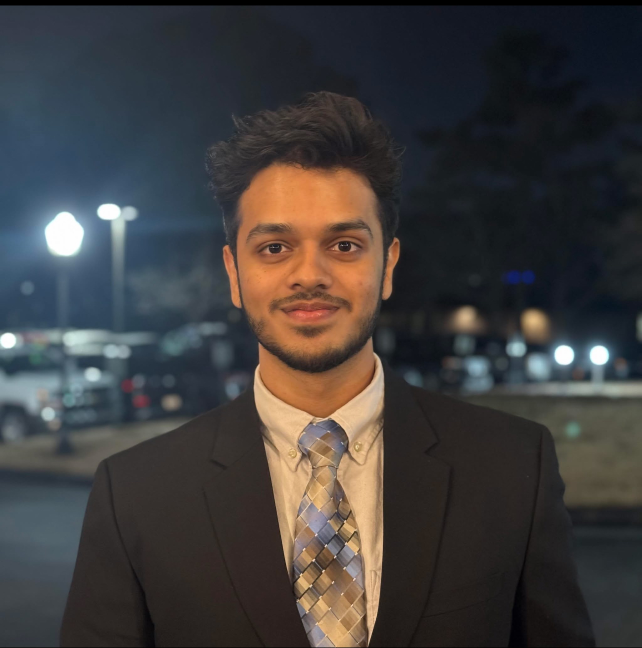
#> input picture server/attached_assets/IMG_2558_1763420583456.jpg, 1284 x 1296 px, given in place of h264Preview_01_main, which was not available (shown at 1/2 size)
$ python visualize_thresholds.py   (older library calls are emulated)
#> lines starting #> are read from the running program, lines starting #| are printed output that depends on the picture; after the words box and inside, x2 and y2 are one past the last pixel; in counts of white or black regions, pixels touching at a corner belong together; pictures that were not available may be replaced by others from this repository, and a replacement may not be noted
#> in main, frame is the input picture: shape (1296, 1284, 3); mean B, G, R 61.3, 61.7, 64.1
#| Original resolution: 1284x1296
#!/usr/bin/env python3
"""
Threshold Visualization Tool

Captures a frame from the camera and draws fixed-size boxes to help
visualize what different pixel sizes look like, and measures brightness/sharpness
at different locations in the image.

NO face detection - just draws boxes of known sizes and measures metrics.

Usage:
    python visualize_thresholds.py

Output:
    - size_boxes.jpg: Shows boxes of different pixel sizes (50, 70, 100, 130px)
    - brightness_samples.jpg: Shows brightness values at 4-5 locations
    - sharpness_samples.jpg: Shows sharpness values at 4-5 locations
"""

import cv2
import numpy as np
import os
import sys
from datetime import datetime

# Add parent directory to path for imports
sys.path.insert(0, os.path.dirname(os.path.dirname(os.path.abspath(__file__))))

import config as cfg

# =============================================================================
# CONFIGURATION
# =============================================================================

RTSP_URL = cfg.RTSP_URL
TARGET_WIDTH = cfg.TARGET_WIDTH
OUTPUT_DIR = os.path.join(os.path.dirname(__file__), "output")

# Cropping values (same as visitor_counter.py)
CROP_LEFT = 0.30
CROP_RIGHT = 0.30
CROP_TOP = 0.10
CROP_BOTTOM = 0.30

# Box sizes to visualize (in pixels)
BOX_SIZES = [50, 70, 100, 130, 150]

# Medium box size for brightness/sharpness sampling
SAMPLE_BOX_SIZE = 80

# =============================================================================
# HELPERS
# =============================================================================

def crop_frame(frame, crop_left=0.30, crop_right=0.30, crop_top=0.10, crop_bottom=0.30):
    """Crop frame to remove edges."""
#> called with crop_left = 0.3, crop_right = 0.3, crop_top = 0.1, crop_bottom = 0.3
    h, w = frame.shape[:2]
    x1 = int(w * crop_left)
    x2 = int(w * (1 - crop_right))
    y1 = int(h * crop_top)
    y2 = int(h * (1 - crop_bottom))
    return frame[y1:y2, x1:x2]
#| After crop (30%L/R, 10%T, 30%B): 513x778


def resize_frame(frame, target_width):
    """Resize frame maintaining aspect ratio."""
#> called with target_width = 1280
    h, w = frame.shape[:2]
    scale = target_width / w
    new_h = int(h * scale)
    return cv2.resize(frame, (target_width, new_h))
#> returned value: shape (1941, 1280, 3)
#| After resize: 1280x1941


def compute_sharpness(roi):
    """Compute Laplacian variance (sharpness)."""
    if roi.size == 0:
        return 0
    gray = cv2.cvtColor(roi, cv2.COLOR_BGR2GRAY) if len(roi.shape) == 3 else roi
    laplacian = cv2.Laplacian(gray, cv2.CV_64F)
    return laplacian.var()


def compute_brightness(roi):
    """Compute mean brightness."""
    if roi.size == 0:
        return 0
    gray = cv2.cvtColor(roi, cv2.COLOR_BGR2GRAY) if len(roi.shape) == 3 else roi
    return np.mean(gray)


def compute_contrast(roi):
    """Compute contrast (std dev)."""
    if roi.size == 0:
        return 0
    gray = cv2.cvtColor(roi, cv2.COLOR_BGR2GRAY) if len(roi.shape) == 3 else roi
    return np.std(gray)


def create_size_visualization(frame, output_path):
    """
    Draw boxes of different sizes in the center of the frame
    so you can see what 50px, 70px, 100px, etc. actually look like.
    """
    vis = frame.copy()
    h, w = frame.shape[:2]

    # Center of frame
    cx, cy = w // 2, h // 2

    # Colors for each size (rainbow-ish)
    colors = [
        (0, 0, 255),    # Red - 50px
        (0, 165, 255),  # Orange - 70px
        (0, 255, 255),  # Yellow - 100px
        (0, 255, 0),    # Green - 130px
        (255, 0, 0),    # Blue - 150px
    ]

    # Draw boxes centered, largest first (so smaller ones are visible on top)
    for i, size in enumerate(reversed(BOX_SIZES)):
        color = colors[len(BOX_SIZES) - 1 - i]
        x1 = cx - size // 2
        y1 = cy - size // 2
        x2 = cx + size // 2
        y2 = cy + size // 2

        cv2.rectangle(vis, (x1, y1), (x2, y2), color, 2)
#> vis: shape (1941, 1280, 3); mean B, G, R 59.1, 70.3, 90.1

    # Add legend on the side
    legend_x = 20
    legend_y = 50
    cv2.putText(vis, "Box Sizes:", (legend_x, legend_y),
               cv2.FONT_HERSHEY_SIMPLEX, 0.8, (255, 255, 255), 2)
#> vis: shape (1941, 1280, 3); mean B, G, R 59.1, 70.4, 90.2

    for i, size in enumerate(BOX_SIZES):
        color = colors[i]
        y = legend_y + 35 + i * 30
        cv2.rectangle(vis, (legend_x, y - 15), (legend_x + 20, y + 5), color, -1)
        cv2.putText(vis, f"{size}x{size} px", (legend_x + 30, y),
                   cv2.FONT_HERSHEY_SIMPLEX, 0.6, (255, 255, 255), 2)
#> vis: shape (1941, 1280, 3); mean B, G, R 59.4, 70.7, 90.6

    # Add title
    cv2.putText(vis, "Face Size Reference (centered boxes)", (w // 2 - 200, 30),
               cv2.FONT_HERSHEY_SIMPLEX, 0.8, (255, 255, 255), 2)
#> vis: shape (1941, 1280, 3); mean B, G, R 59.7, 71, 90.9

    cv2.imwrite(output_path, vis)
    print(f"  Saved: {output_path}")
    return vis


def create_brightness_visualization(frame, output_path):
    """
    Draw medium-sized boxes at 4-5 different locations and show
    the brightness value at each location.
    """
    vis = frame.copy()
    h, w = frame.shape[:2]
    box_size = SAMPLE_BOX_SIZE

    # Sample locations (spread across the frame)
    locations = [
        (w // 4, h // 4, "Top-Left"),
        (3 * w // 4, h // 4, "Top-Right"),
        (w // 2, h // 2, "Center"),
        (w // 4, 3 * h // 4, "Bottom-Left"),
        (3 * w // 4, 3 * h // 4, "Bottom-Right"),
    ]

    # Colors
    colors = [
        (255, 100, 100),  # Light blue
        (100, 255, 100),  # Light green
        (100, 100, 255),  # Light red
        (255, 255, 100),  # Cyan
        (255, 100, 255),  # Magenta
    ]

    for i, (cx, cy, label) in enumerate(locations):
        x1 = cx - box_size // 2
        y1 = cy - box_size // 2
        x2 = cx + box_size // 2
        y2 = cy + box_size // 2

        # Clamp to frame bounds
        x1, y1 = max(0, x1), max(0, y1)
        x2, y2 = min(w, x2), min(h, y2)

        # Extract ROI and compute brightness
        roi = frame[y1:y2, x1:x2]
        brightness = compute_brightness(roi)

        # Draw box
        color = colors[i]
        cv2.rectangle(vis, (x1, y1), (x2, y2), color, 2)

        # Draw label with brightness value
        text = f"{label}: {brightness:.1f}"
        cv2.putText(vis, text, (x1, y1 - 10),
                   cv2.FONT_HERSHEY_SIMPLEX, 0.5, color, 2)
#> this loop made 5 passes
#> (brightness, text) on passes 1 to 5: (47.06, 'Top-Left: 47.1'), (37.21, 'Top-Right: 37.2'), (125, 'Center: 125.0'), (76.69, 'Bottom-Left: 76.7'), (52.79, 'Bottom-Right: 52.8')
#> pass 1, in create_brightness_visualization, `roi = frame[y1:y2, x1:x2]`:
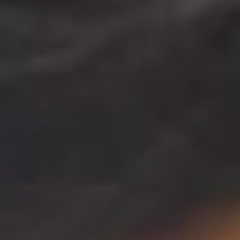
#> roi: shape (80, 80, 3) (shown 3 times larger); mean B, G, R 46.8, 45.6, 50.3
#> after the loop:
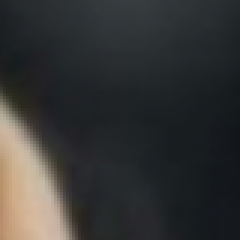
#> roi: shape (80, 80, 3) (shown 3 times larger); mean B, G, R 52.4, 52.9, 52.5

    # Add title and legend
    cv2.putText(vis, f"Brightness Samples ({box_size}x{box_size}px boxes)", (20, 30),
               cv2.FONT_HERSHEY_SIMPLEX, 0.8, (255, 255, 255), 2)
#> vis: shape (1941, 1280, 3); mean B, G, R 59.9, 70.9, 90.9

    # Add threshold reference
    thresholds = cfg.QUALITY_THRESHOLDS['brightness']
    cv2.putText(vis, f"Thresholds: critical={thresholds['critical_low']}-{thresholds['critical_high']}, good={thresholds['good_low']}-{thresholds['good_high']}",
               (20, h - 20), cv2.FONT_HERSHEY_SIMPLEX, 0.5, (200, 200, 200), 1)
#> vis: shape (1941, 1280, 3); mean B, G, R 59.9, 70.9, 91

    cv2.imwrite(output_path, vis)
    print(f"  Saved: {output_path}")
    return vis


def create_sharpness_visualization(frame, output_path):
    """
    Draw medium-sized boxes at 4-5 different locations and show
    the sharpness (Laplacian variance) at each location.
    """
    vis = frame.copy()
    h, w = frame.shape[:2]
    box_size = SAMPLE_BOX_SIZE

    # Sample locations (spread across the frame)
    locations = [
        (w // 4, h // 4, "Top-Left"),
        (3 * w // 4, h // 4, "Top-Right"),
        (w // 2, h // 2, "Center"),
        (w // 4, 3 * h // 4, "Bottom-Left"),
        (3 * w // 4, 3 * h // 4, "Bottom-Right"),
    ]

    # Colors
    colors = [
        (255, 100, 100),  # Light blue
        (100, 255, 100),  # Light green
        (100, 100, 255),  # Light red
        (255, 255, 100),  # Cyan
        (255, 100, 255),  # Magenta
    ]

    for i, (cx, cy, label) in enumerate(locations):
        x1 = cx - box_size // 2
        y1 = cy - box_size // 2
        x2 = cx + box_size // 2
        y2 = cy + box_size // 2

        # Clamp to frame bounds
        x1, y1 = max(0, x1), max(0, y1)
        x2, y2 = min(w, x2), min(h, y2)

        # Extract ROI and compute sharpness
        roi = frame[y1:y2, x1:x2]
        sharpness = compute_sharpness(roi)

        # Draw box
        color = colors[i]
        cv2.rectangle(vis, (x1, y1), (x2, y2), color, 2)

        # Draw label with sharpness value
        text = f"{label}: {sharpness:.1f}"
        cv2.putText(vis, text, (x1, y1 - 10),
                   cv2.FONT_HERSHEY_SIMPLEX, 0.5, color, 2)
#> this loop made 5 passes
#> (sharpness, text) on passes 1 to 5: (3.05, 'Top-Left: 3.1'), (2.28, 'Top-Right: 2.3'), (2.63, 'Center: 2.6'), (6.09, 'Bottom-Left: 6.1'), (8.75, 'Bottom-Right: 8.8')
#> pass 1, in compute_sharpness, `laplacian = cv2.Laplacian(gray, cv2.CV_64F)`:
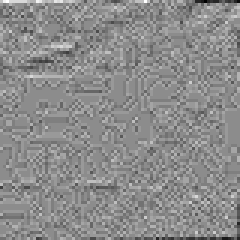
#> laplacian: shape (80, 80) float64 (shown 3 times larger); min -11, max 9, mean -0.0192; drawn with min black and max white
#> pass 2, in compute_sharpness (call 2), `laplacian = cv2.Laplacian(gray, cv2.CV_64F)`:
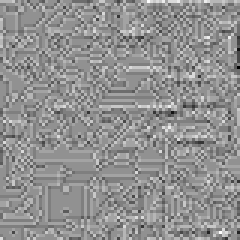
#> laplacian: shape (80, 80) float64 (shown 3 times larger); min -8, max 6, mean -0.000625; drawn with min black and max white
#> pass 3, in compute_sharpness (call 3), `gray = cv2.cvtColor(roi, cv2.COLOR_BGR2GRAY) if len(roi.shape) == 3 el..`:
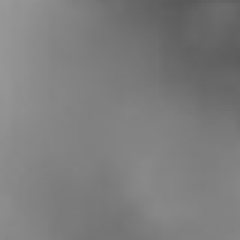
#> gray: shape (80, 80) (shown 3 times larger); min 90, max 152, mean 125

    # Add title
    cv2.putText(vis, f"Sharpness Samples ({box_size}x{box_size}px boxes)", (20, 30),
               cv2.FONT_HERSHEY_SIMPLEX, 0.8, (255, 255, 255), 2)
#> vis: shape (1941, 1280, 3); mean B, G, R 59.8, 70.9, 90.9

    # Add threshold reference
    thresholds = cfg.QUALITY_THRESHOLDS['sharpness']
    cv2.putText(vis, f"Thresholds: critical={thresholds['critical']}, good={thresholds['good']}",
               (20, h - 20), cv2.FONT_HERSHEY_SIMPLEX, 0.5, (200, 200, 200), 1)
#> vis: shape (1941, 1280, 3); mean B, G, R 59.9, 70.9, 90.9

    cv2.imwrite(output_path, vis)
    print(f"  Saved: {output_path}")
    return vis


def create_contrast_visualization(frame, output_path):
    """
    Draw medium-sized boxes at 4-5 different locations and show
    the contrast (std dev) at each location.
    """
    vis = frame.copy()
    h, w = frame.shape[:2]
    box_size = SAMPLE_BOX_SIZE

    # Sample locations (spread across the frame)
    locations = [
        (w // 4, h // 4, "Top-Left"),
        (3 * w // 4, h // 4, "Top-Right"),
        (w // 2, h // 2, "Center"),
        (w // 4, 3 * h // 4, "Bottom-Left"),
        (3 * w // 4, 3 * h // 4, "Bottom-Right"),
    ]

    # Colors
    colors = [
        (255, 100, 100),  # Light blue
        (100, 255, 100),  # Light green
        (100, 100, 255),  # Light red
        (255, 255, 100),  # Cyan
        (255, 100, 255),  # Magenta
    ]

    for i, (cx, cy, label) in enumerate(locations):
        x1 = cx - box_size // 2
        y1 = cy - box_size // 2
        x2 = cx + box_size // 2
        y2 = cy + box_size // 2

        # Clamp to frame bounds
        x1, y1 = max(0, x1), max(0, y1)
        x2, y2 = min(w, x2), min(h, y2)

        # Extract ROI and compute contrast
        roi = frame[y1:y2, x1:x2]
        contrast = compute_contrast(roi)

        # Draw box
        color = colors[i]
        cv2.rectangle(vis, (x1, y1), (x2, y2), color, 2)

        # Draw label with contrast value
        text = f"{label}: {contrast:.1f}"
        cv2.putText(vis, text, (x1, y1 - 10),
                   cv2.FONT_HERSHEY_SIMPLEX, 0.5, color, 2)
#> this loop made 5 passes
#> (contrast, text) on passes 1 to 5: (5.64, 'Top-Left: 5.6'), (3.63, 'Top-Right: 3.6'), (12.31, 'Center: 12.3'), (43.73, 'Bottom-Left: 43.7'), (43.64, 'Bottom-Right: 43.6')
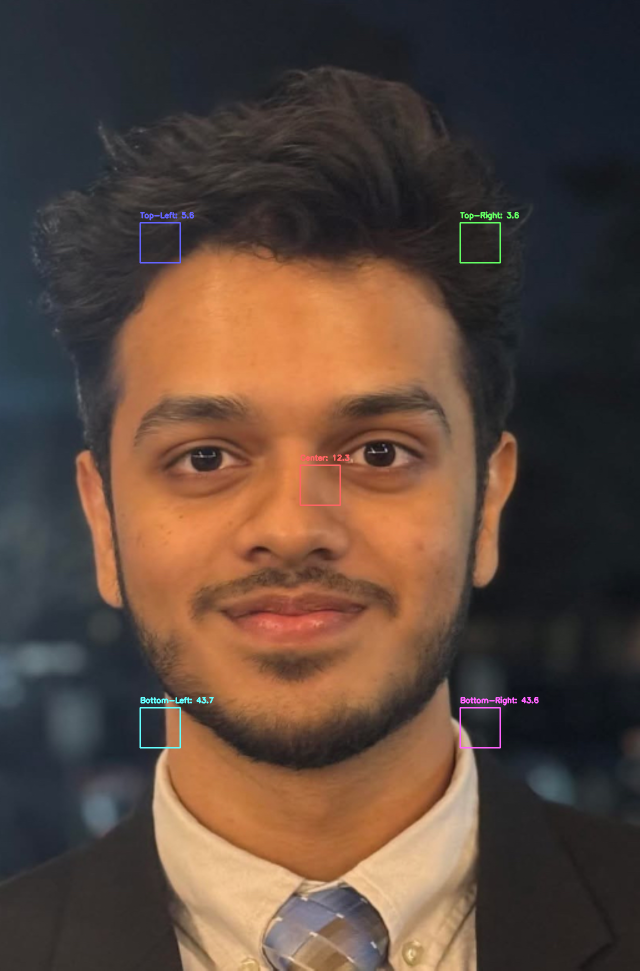
#> vis: shape (1941, 1280, 3) (shown at 1/2 size); mean B, G, R 59.6, 70.6, 90.6

    # Add title
    cv2.putText(vis, f"Contrast Samples ({box_size}x{box_size}px boxes)", (20, 30),
               cv2.FONT_HERSHEY_SIMPLEX, 0.8, (255, 255, 255), 2)
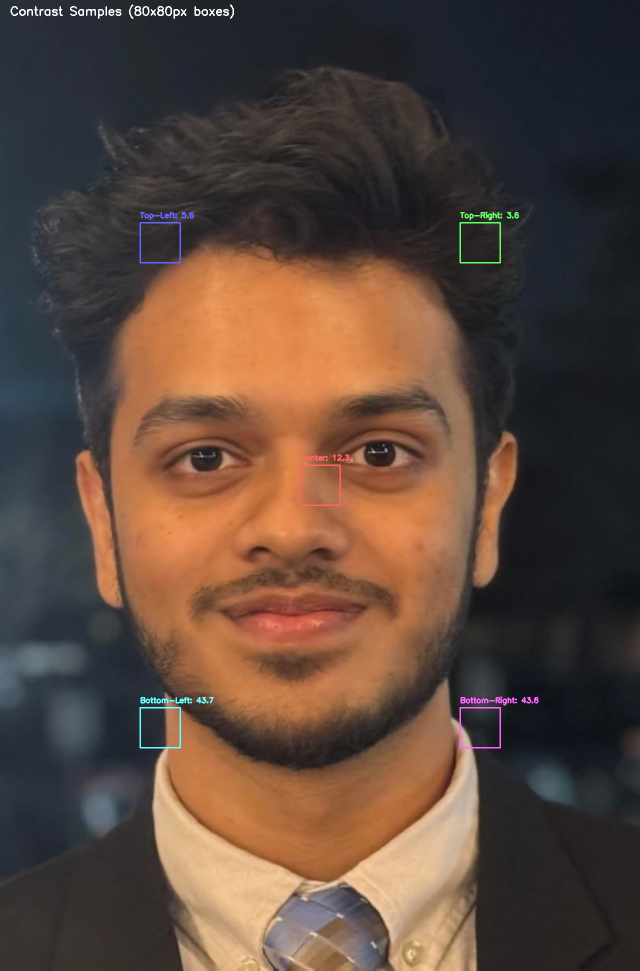
#> vis: shape (1941, 1280, 3) (shown at 1/2 size); 0.13% of pixels changed, all inside (x1, y1, x2, y2) = (21, 9, 468, 38)

    # Add threshold reference
    thresholds = cfg.QUALITY_THRESHOLDS['contrast']
    cv2.putText(vis, f"Thresholds: critical={thresholds['critical']}, good={thresholds['good']}",
               (20, h - 20), cv2.FONT_HERSHEY_SIMPLEX, 0.5, (200, 200, 200), 1)
#> vis: shape (1941, 1280, 3); 0.02% of pixels changed, all inside (x1, y1, x2, y2) = (21, 1910, 284, 1926)

    cv2.imwrite(output_path, vis)
    print(f"  Saved: {output_path}")
    return vis


# =============================================================================
# MAIN
# =============================================================================

def main():
    print("=" * 60)
    print("Threshold Visualization Tool")
    print("=" * 60)
    print("\nThis tool draws fixed-size boxes (no face detection)")
    print("to help you visualize what different pixel sizes look like,")
    print("and measures brightness/sharpness at various locations.")

    # Create output directory
    os.makedirs(OUTPUT_DIR, exist_ok=True)
    timestamp = datetime.now().strftime("%Y%m%d_%H%M%S")

    # Connect to camera
    print(f"\nConnecting to camera: {RTSP_URL.split('@')[1] if '@' in RTSP_URL else RTSP_URL}")

    if isinstance(RTSP_URL, str) and RTSP_URL.startswith("rtsp://"):
        os.environ["OPENCV_FFMPEG_CAPTURE_OPTIONS"] = "rtsp_transport;tcp"

    cap = cv2.VideoCapture(RTSP_URL)
    cap.set(cv2.CAP_PROP_BUFFERSIZE, 1)

    if not cap.isOpened():
        print("ERROR: Cannot connect to camera")
        return

    # Capture frame
    print("Capturing frame...")
    ret, frame = cap.read()
    cap.release()

    if not ret:
        print("ERROR: Cannot read frame")
        return

    print(f"Original resolution: {frame.shape[1]}x{frame.shape[0]}")

    # Apply cropping
    frame_cropped = crop_frame(frame, CROP_LEFT, CROP_RIGHT, CROP_TOP, CROP_BOTTOM)
    print(f"After crop (30%L/R, 10%T, 30%B): {frame_cropped.shape[1]}x{frame_cropped.shape[0]}")

    # Resize
    frame_resized = resize_frame(frame_cropped, TARGET_WIDTH)
    print(f"After resize: {frame_resized.shape[1]}x{frame_resized.shape[0]}")

    # Save original cropped frame
    orig_path = os.path.join(OUTPUT_DIR, f"original_{timestamp}.jpg")
    cv2.imwrite(orig_path, frame_resized)
    print(f"\nSaved original: {orig_path}")

    # Create visualizations
    print("\nGenerating visualizations...")

    # 1. Box sizes
    print("\n1. Box Size Reference:")
    size_path = os.path.join(OUTPUT_DIR, f"size_boxes_{timestamp}.jpg")
    create_size_visualization(frame_resized, size_path)

    # 2. Brightness samples
    print("\n2. Brightness Samples:")
    bright_path = os.path.join(OUTPUT_DIR, f"brightness_samples_{timestamp}.jpg")
    create_brightness_visualization(frame_resized, bright_path)

    # 3. Sharpness samples
    print("\n3. Sharpness Samples:")
    sharp_path = os.path.join(OUTPUT_DIR, f"sharpness_samples_{timestamp}.jpg")
    create_sharpness_visualization(frame_resized, sharp_path)

    # 4. Contrast samples
    print("\n4. Contrast Samples:")
    contrast_path = os.path.join(OUTPUT_DIR, f"contrast_samples_{timestamp}.jpg")
    create_contrast_visualization(frame_resized, contrast_path)

    print("\n" + "=" * 60)
    print("Done! Check the output folder:")
    print(f"  {OUTPUT_DIR}")
    print("\nOutput files:")
    print(f"  - size_boxes_{timestamp}.jpg      (box size reference)")
    print(f"  - brightness_samples_{timestamp}.jpg")
    print(f"  - sharpness_samples_{timestamp}.jpg")
    print(f"  - contrast_samples_{timestamp}.jpg")
    print("=" * 60)


if __name__ == "__main__":
    main()

$ run again, on server/attached_assets/ChatGPT Image Nov 17, 2025 at 04_23_37 PM_1763415852348.png
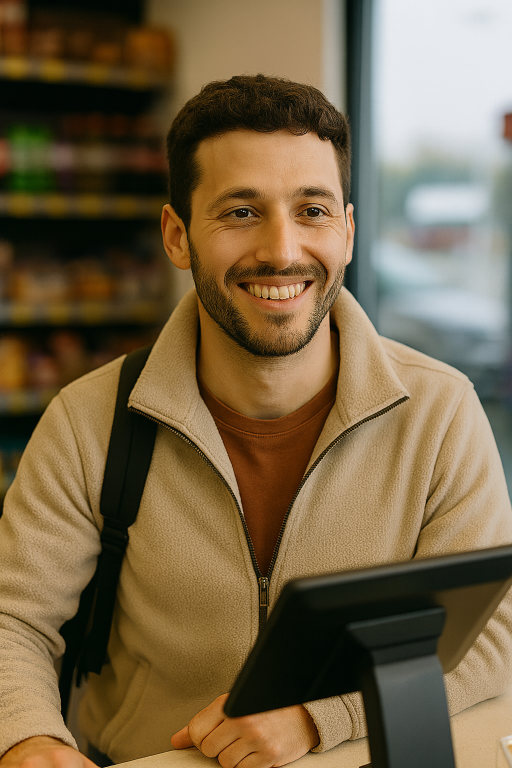
#> input picture server/attached_assets/ChatGPT Image Nov 17, 2025 at 04_23_37 PM_1763415852348.png, 1024 x 1536 px, given in place of h264Preview_01_main, which was not available (shown at 1/2 size)
#> in main, frame is the input picture: shape (1536, 1024, 3); mean B, G, R 70.9, 100.2, 118.8
#| Original resolution: 1024x1536
#| After crop (30%L/R, 10%T, 30%B): 409x922
#| After resize: 1280x2885
#> the loop in create_brightness_visualization, `for i, (cx, cy, label) in enumerate(locations):` made 5 passes
#> (brightness, text) on passes 1 to 5: (99.34, 'Top-Left: 99.3'), (94.58, 'Top-Right: 94.6'), (96.24, 'Center: 96.2'), (154.5, 'Bottom-Left: 154.5'), (54.1, 'Bottom-Right: 54.1')
#> the loop in create_sharpness_visualization, `for i, (cx, cy, label) in enumerate(locations):` made 5 passes
#> (sharpness, text) on passes 1 to 5: (5, 'Top-Left: 5.0'), (86.18, 'Top-Right: 86.2'), (10.9, 'Center: 10.9'), (10.29, 'Bottom-Left: 10.3'), (5.21, 'Bottom-Right: 5.2')
#> pass 1, in compute_sharpness, `laplacian = cv2.Laplacian(gray, cv2.CV_64F)`:
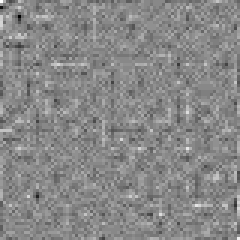
#> laplacian: shape (80, 80) float64 (shown 3 times larger); min -16, max 14, mean 0.0025; drawn with min black and max white
#> after the loop in create_sharpness_visualization, `for i, (cx, cy, label) in enumerate(locations):`:
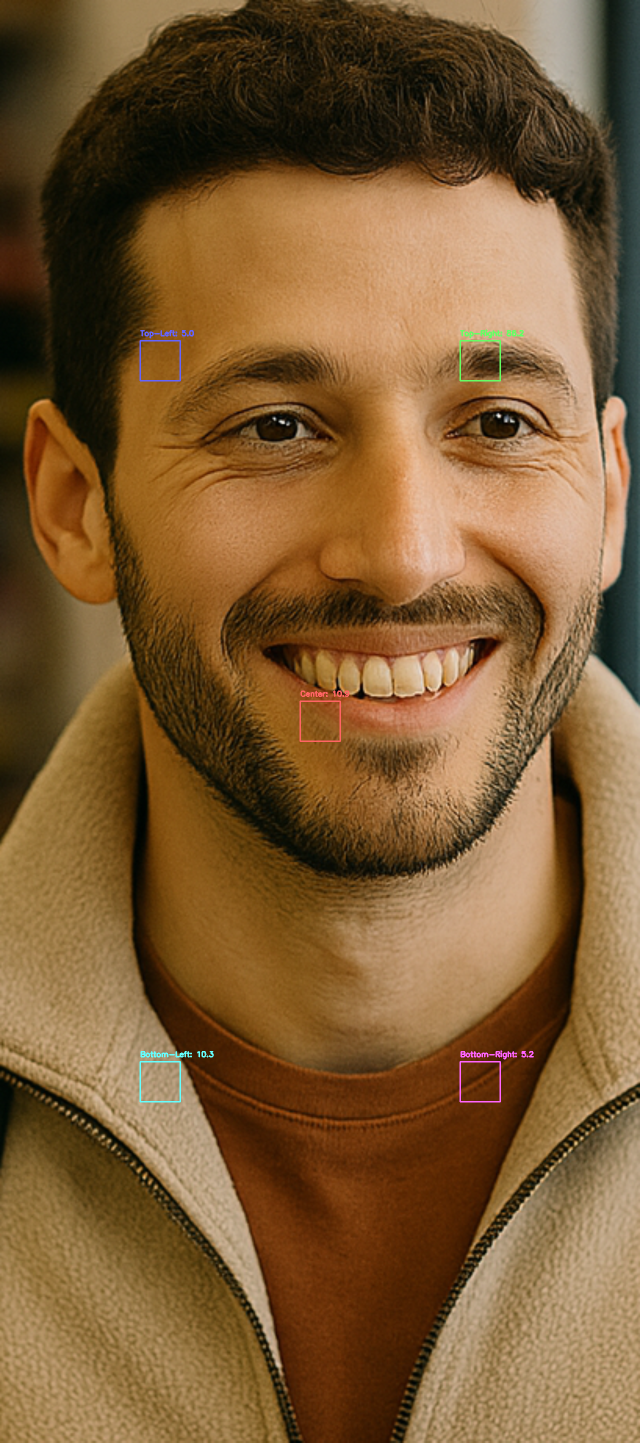
#> vis: shape (2885, 1280, 3) (shown at 1/2 size); mean B, G, R 52.3, 91.4, 124.9
#> the loop in create_contrast_visualization, `for i, (cx, cy, label) in enumerate(locations):` made 5 passes
#> (contrast, text) on passes 1 to 5: (5.4, 'Top-Left: 5.4'), (39.73, 'Top-Right: 39.7'), (6.41, 'Center: 6.4'), (8.5, 'Bottom-Left: 8.5'), (8.09, 'Bottom-Right: 8.1')
